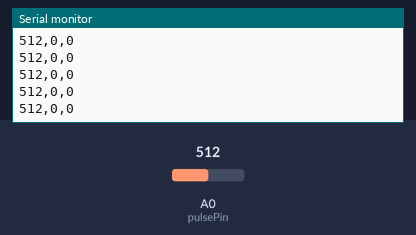
Bench run of a sketch on a simulated Arduino Uno, built with avr-gcc and run on an emulated ATmega328P. On the bench: the last lines printed to the serial monitor. The test bench sets the inputs (shaded band); at power-on: A0 (pulsePin) = 512.

Above: at 4.2 s.
4.3 s: A0 (pulsePin) set to 988
At 5.1 s:
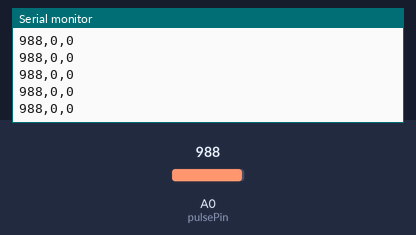
5.8 s: A0 (pulsePin) set to 1009
At 6.3 s:
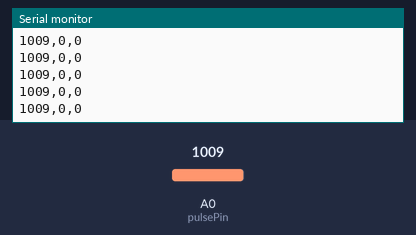
Timing chart, 0 to 8.8 s (numbered marks = the images above; inputs shaded):
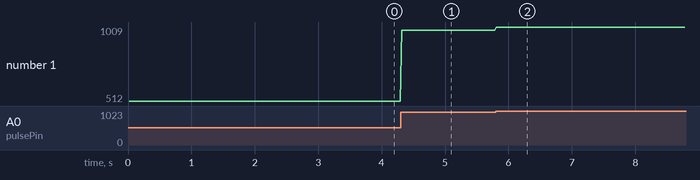

The sketch:

AdvancedPulseReading.ino
```cpp
#include <SoftwareSerial.h>
#define TX 8            // RX is digital pin 8 (connect to TX of other device)
#define RX 7            // TX is digital pin 7 (connect to RX of other device)
SoftwareSerial bluetoothSerial(TX, RX);

int pulsePin = 0;
int tempPin = 1;

volatile int Temp;
volatile int Signal;              // Holds the incoming raw data.
volatile int BPM;                 // Int that holds raw Analog in 0. Updated every 2mS.
volatile int IBI = 600;           // Int that holds the time interval between beats! Must be seeded!
volatile boolean Pulse = false;   // "True" when user's live heartbeat is detected. "False" when not a "live beat".
volatile boolean QS = false;      // becomes true when Arduoino finds a beat.

void setup() {
  Serial.begin(9600);
  bluetoothSerial.begin(9600);

  // Sets up to read Pulse Sensor signal every 2mS.
  interruptSetup();
}

void loop() {
  delay(20);
  serialOutput();
}

void serialOutput() {
  if (bluetoothSerial.available()) {
    char bluetoothData = bluetoothSerial.read();

    if (bluetoothData == '0') {
      // Convert Signal to char array.
      String sep = "0,";
      String str = sep + Signal;
      int strlen = str.length() + 1;
      char SignalArray[strlen];
      str.toCharArray(SignalArray, strlen);
      bluetoothSerial.write(SignalArray);
    } else if (bluetoothData == '1') {
      // Convert BPM to char array.
      String sep = "1,";
      String str = sep + BPM;
      int strlen = str.length() + 1;
      char BPMArray[strlen];
      str.toCharArray(BPMArray, strlen);
      bluetoothSerial.write(BPMArray);
    } else if (bluetoothData == '2') {
      // Convert Temp to char array.
      Temp = analogRead(tempPin);
      String sep = "2,";
      String str = sep + Temp;
      int strlen = str.length() + 1;
      char TempArray[strlen];
      str.toCharArray(TempArray, strlen);
      bluetoothSerial.write(TempArray);
    }
  }

  Serial.print(Signal);
  Serial.print(",");
  Serial.print(BPM);
  Serial.print(",");
  Serial.println(Temp);
}
```

Interrupt.ino
```cpp
volatile int rate[10];                  // Array to hold last ten IBI values.
volatile unsigned long sampleCounter = 0;       // Used to determine pulse timing.
volatile unsigned long lastBeatTime = 0;        // Used to find IBI.
volatile int P = 512;                 // Used to find peak in pulse wave, seeded.
volatile int T = 512;                 // Used to find trough in pulse wave, seeded.
volatile int thresh = 530;                // Used to find instant moment of heart beat, seeded.
volatile int amp = 0;                 // Used to hold amplitude of pulse waveform, seeded.
volatile boolean firstBeat = true;            // Used to seed rate array so we startup with reasonable BPM.
volatile boolean secondBeat = false;          // Used to seed rate array so we startup with reasonable BPM.

// CHECK OUT THE Timer_Interrupt_Notes TAB FOR MORE ON INTERRUPTS.
void interruptSetup() {
  // Initializes Timer2 to throw an interrupt every 2mS.
  //TCCR1A = 0x00;
  //TCCR1B = 0x0C;
  //OCR1A = 0x7C;
  //TIMSK1 = 0x02;
  //sei();

  TCCR2A = 0x02;                    // DISABLE PWM ON DIGITAL PINS 3 AND 11, AND GO INTO CTC MODE.
  TCCR2B = 0x06;                    // DON'T FORCE COMPARE, 256 PRESCALER.
  OCR2A = 0x7C;                   // SET THE TOP OF THE COUNT TO 124 FOR 500Hz SAMPLE RATE.
  TIMSK2 = 0x02;                    // ENABLE INTERRUPT ON MATCH BETWEEN TIMER2 AND OCR2A.
  sei();                        // MAKE SURE GLOBAL INTERRUPTS ARE ENABLED.
}

// THIS IS THE TIMER 2 INTERRUPT SERVICE ROUTINE.
// Timer 2 makes sure that we take a reading every 2 miliseconds
ISR (TIMER2_COMPA_vect) {               // triggered when Timer2 counts to 124
  cli();                        // disable interrupts while we do this
  Signal = analogRead(pulsePin);            // read the Pulse Sensor
  sampleCounter += 2;                 // keep track of the time in mS with this variable
  int N = sampleCounter - lastBeatTime;       // monitor the time since the last beat to avoid noise


  // Find the peak and trough of the pulse wave
  if (Signal < thresh && N > (IBI / 5) * 3) {     // avoid dichrotic noise by waiting 3/5 of last IBI
    if (Signal < T) {               // T is the trough
      T = Signal;                 // keep track of lowest point in pulse wave
    }
  }

  if (Signal > thresh && Signal > P) {        // thresh condition helps avoid noise
    P = Signal;                   // P is the peak
  }                         // keep track of highest point in pulse wave

  // NOW IT'S TIME TO LOOK FOR THE HEART BEAT
  // Signal surges up in value every time there is a pulse
  if (N > 250) {                    // avoid high frequency noise
    if ( (Signal > thresh) && (Pulse == false) && (N > (IBI / 5) * 3) ) {
      Pulse = true;               // set the Pulse flag when we think there is a pulse
      IBI = sampleCounter - lastBeatTime;     // measure time between beats in mS
      lastBeatTime = sampleCounter;       // keep track of time for next pulse

      if (secondBeat) {             // if this is the second beat, if secondBeat == TRUE
        secondBeat = false;           // clear secondBeat flag
        for (int i = 0; i <= 9; i++) {      // seed the running total to get a realisitic BPM at startup
          rate[i] = IBI;
        }
      }

      if (firstBeat) {              // if it's the first time we found a beat, if firstBeat == TRUE
        firstBeat = false;                    // clear firstBeat flag
        secondBeat = true;                    // set the second beat flag
        sei();                                // enable interrupts again
        return;                               // IBI value is unreliable so discard it
      }

      // keep a running total of the last 10 IBI values
      word runningTotal = 0;            // clear the runningTotal variable

      for (int i = 0; i <= 8; i++) {        // shift data in the rate array
        rate[i] = rate[i + 1];          // and drop the oldest IBI value
        runningTotal += rate[i];        // add up the 9 oldest IBI values
      }

      rate[9] = IBI;                // add the latest IBI to the rate array
      runningTotal += rate[9];          // add the latest IBI to runningTotal
      runningTotal /= 10;             // average the last 10 IBI values
      BPM = 60000 / runningTotal;         // how many beats can fit into a minute? that's BPM!
      QS = true;                  // set Quantified Self flag
      // QS FLAG IS NOT CLEARED INSIDE THIS ISR
    }
  }

  if (Signal < thresh && Pulse == true) {       // when the values are going down, the beat is over
    Pulse = false;                  // reset the Pulse flag so we can do it again
    amp = P - T;                  // get amplitude of the pulse wave
    thresh = amp / 2 + T;             // set thresh at 50% of the amplitude
    P = thresh;                   // reset these for next time
    T = thresh;
  }

  if (N > 2500) {                   // if 2.5 seconds go by without a beat
    thresh = 530;                 // set thresh default
    P = 512;                    // set P default
    T = 512;                    // set T default
    lastBeatTime = sampleCounter;         // bring the lastBeatTime up to date
    firstBeat = true;               // set these to avoid noise
    secondBeat = false;               // when we get the heartbeat back
  }

  sei();                        // enable interrupts when youre done!
}
```

Measured:
- after the input at 4.3 s, the serial monitor: prints a new line at once (image 1)
- after the input at 5.8 s, the serial monitor: prints a new line at once (image 2)
- plotted number 1: 512 → 988 after the input at 4.3 s, 988 → 1009 after the input at 5.8 s
